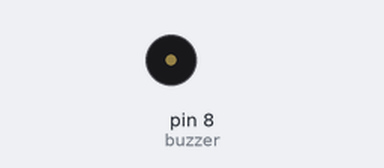
Recording of a sketch running on a simulated Arduino Uno, built with avr-gcc and run on an emulated ATmega328P. Shown: buzzer (waves = sounding).

Above: at 1.0 s.
At 3.45 s:
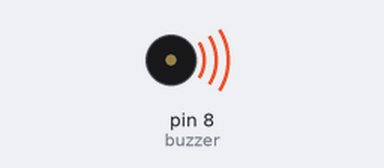
Timing chart, 0 to 3.8 s (numbered marks = the images above):
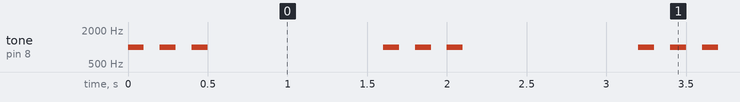

Measured:
- by itself, tone on pin 8 (buzzer): repeats every 1.6 s: 2 × (silent 0.10 s, 1000 Hz 0.10 s), silent 1.1 s, 1000 Hz 0.10 s

The sketch:

buzz.ino
```cpp
int buzzer=8;
void setup() {
pinMode (buzzer, OUTPUT);
}

void loop() {
tone(buzzer, 1000, 100);
delay(200);
tone(buzzer, 1000, 100);
delay(200);
tone(buzzer, 1000, 100);
delay(200);
noTone (buzzer );
delay(1000);
}
```
